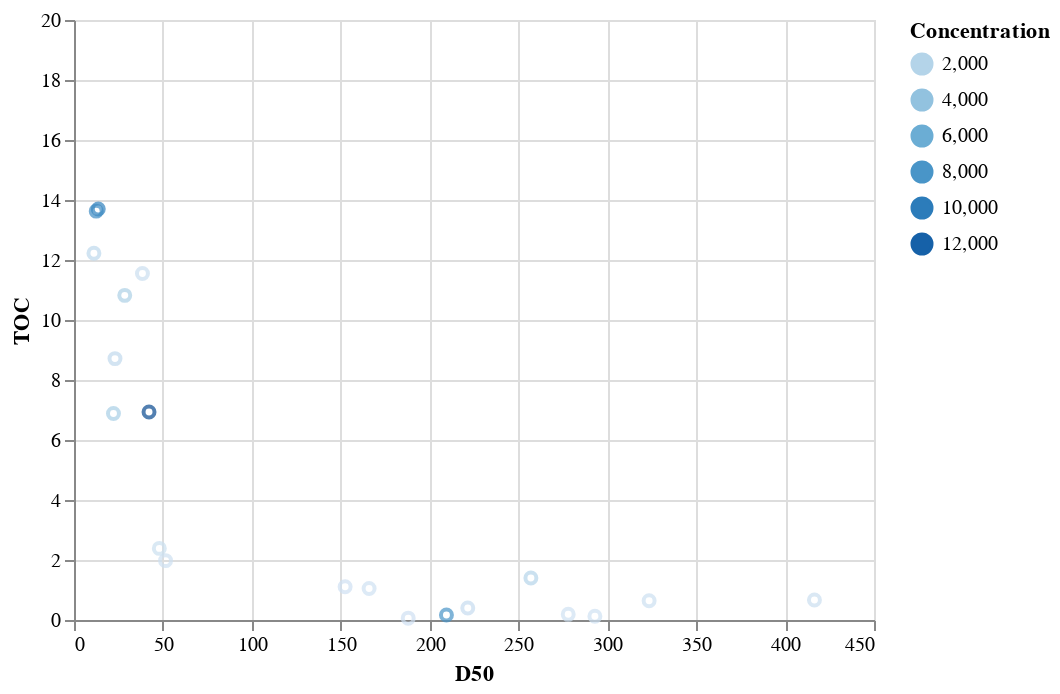

Notebook cell for this chart:
### Code cell
TOC_D50_Plot = alt.Chart(tot_samples).mark_point().encode(
    x= 'D50', #alt.Y('Dx50',scale = alt.Scale(type= 'log')),
    y= alt.Y('TOC',scale = alt.Scale(type= 'linear')),
    tooltip='Sample',
    color='Concentration'
    ).transform_filter('datum.Sample != "Schlei_S8"'
)

Reg_Line = TOC_D50_Plot.transform_regression('D50', 'TOC',
                                            method="pow",
                                            #groupby=["Regio_Sep"],
                                           ).mark_line(color="red")

Reg_Params = TOC_D50_Plot.transform_regression('D50', 'TOC',
                                              method="pow",
                                              params=True                                             
    ).mark_text(align='left', lineBreak='\n').encode(
        x=alt.value(120),  # pixels from left
        y=alt.value(20),  # pixels from top
        text='params:N'
    ).transform_calculate(
        params='"r² = " + round(datum.rSquared * 100)/100 + \
    "      y = " + round(datum.coef[0] * 10)/10 + " + e ^ (" + round(datum.coef[1] * 10000)/10000 + "x" + ")" + \n + " "'
    )

#ParamsDF = altair_transform.extract_data(Reg_Params)

TOC_D50_Plot + Reg_Line + Reg_Params

### Figure 1 — Vega-Lite specification as saved in the notebook (floating-point values rounded to 4 significant figures)
{"config": {"view": {"continuousWidth": 400, "continuousHeight": 300}}, "layer": [{"mark": "point", "encoding": {"color": {"type": "quantitative", "field": "Concentration"}, "tooltip": {"type": "nominal", "field": "Sample"}, "x": {"type": "quantitative", "field": "D50"}, "y": {"type": "quantitative", "field": "TOC", "scale": {"type": "linear"}}}, "transform": [{"filter": "datum.Sample != \"Schlei_S8\""}]}, {"mark": {"type": "line", "color": "red"}, "encoding": {"color": {"type": "quantitative", "field": "Concentration"}, "tooltip": {"type": "nominal", "field": "Sample"}, "x": {"type": "quantitative", "field": "D50"}, "y": {"type": "quantitative", "field": "TOC", "scale": {"type": "linear"}}}, "transform": [{"filter": "datum.Sample != \"Schlei_S8\""}, {"on": "D50", "regression": "TOC", "method": "pow"}]}, {"mark": {"type": "text", "align": "left", "lineBreak": "\n"}, "encoding": {"color": {"type": "quantitative", "field": "Concentration"}, "text": {"type": "nominal", "field": "params"}, "tooltip": {"type": "nominal", "field": "Sample"}, "x": {"value": 120}, "y": {"value": 20}}, "transform": [{"filter": "datum.Sample != \"Schlei_S8\""}, {"on": "D50", "regression": "TOC", "method": "pow", "params": true}, {"calculate": "\"r² = \" + round(datum.rSquared * 100)/100 +     \"      y = \" + round(datum.coef[0] * 10)/10 + \" + e ^ (\" + round(datum.coef[1] * 10000)/10000 + \"x\" + \")\" + \n + \" \"", "as": "params"}]}], "data": {"name": "data-37a277f7fddd0edcc091f17f283dc728"}, "$schema": "https://vega.github.io/schema/vega-lite/v4.8.1.json", "datasets": {"data-37a277f7fddd0edcc091f17f283dc728": [{"Sample": "Schlei_S10", "Frequency": 198, "FrequencyA500": 4.0, "FrequencyB500": 194.0, "Mass": 0.25, "GPS_LONs": 9.604, "GPS_LATs": 54.53, "Split": 1.0, "MP_D50": 85.71, "MPvolume": 2687000000.0, "Concentration": 792.0, "ConcentrationA500": 16.0, "ConcentrationB500": 776.0, "MPvolume_norm": 10750000000.0, "Station ID": "S10", "+ 15 cm ?": 1.0, "Date": "15-05-18", "Arrival": "10:20:00", "Sediment": null, "CTD": null, "Departure": null, "GPS LAT": "54° 31.516’", "GPS LON": "09° 36.213’", "Depth": 0.8, "Comments": "Klärwerk 3 (direkt am Auslauf)", "D50": 221.5, "Unnamed: 2": null, "20": 4.61, "25": 4.75, "32": 2.98, "38": 2.67, "45": 2.34, "53": 2.29, "63": 2.2, "75": 2.25, "90": 2.0, "106": 2.0, "125": 2.16, "150": 2.1, "180": 1.85, "212": 1.88, "250": 2.16, "300": 2.13, "355": 2.46, "425": 2.37, "500": 2.79, "600": 2.64, "710": 2.84, "850": 2.56, "1000": 2.62, "1180": 2.72, "1400": 3.05, "1700": 2.38, "2000": 2.11, "2360": 1.59, "2800": 0.93, "3350": 0.15, "4000": 0.0, "4750": 0.0, "5600": 0.0, "6300": 0.0, "6700": 0.0, "8000": 0.0, "9500": 0.0, " Below 63 µm": 48.05, " Below 90 µm": 52.5, " Below 125 µm": 56.5, " Below 180 µm": 60.76, " Below 250 µm": 64.48, " Below 355 µm": 68.78, " Below 500 µm": 73.61, " Below 710 µm": 79.04, " Below 1000 µm": 84.44, " Below 1400 µm": 89.78, " Below 2000 µm": 95.22, " Above 2000 µm": 4.78, "Dx 10": 7.65, "Dx 16": 10.9, "Dx 25": 17.0, "Dx 50": 73.5, "Dx 75": 548.0, "Dx 84": 972.0, "Dx 90": 1420.0, "TOC": 0.3995, "Hg": 5.0, "Dist_WWTP": 27.5, "Regio_Sep": "inner"}, {"Sample": "Schlei_S10_15cm", "Frequency": 243, "FrequencyA500": 1.0, "FrequencyB500": 242.0, "Mass": 0.03, "GPS_LONs": 9.604, "GPS_LATs": 54.53, "Split": 1.0, "MP_D50": 86.86, "MPvolume": 620200000.0, "Concentration": 8100.0, "ConcentrationA500": 33.0, "ConcentrationB500": 8067.0, "MPvolume_norm": 20670000000.0, "Station ID": "S10_d", "+ 15 cm ?": null, "Date": null, "Arrival": null, "Sediment": null, "CTD": null, "Departure": null, "GPS LAT": "54° 31.516’", "GPS LON": "09° 36.213’", "Depth": 0.8, "Comments": null, "D50": 209.5, "Unnamed: 2": null, "20": 7.14, "25": 8.04, "32": 5.54, "38": 5.3, "45": 4.9, "53": 4.85, "63": 4.5, "75": 4.1, "90": 3.12, "106": 2.59, "125": 2.14, "150": 1.55, "180": 1.01, "212": 0.74, "250": 0.67, "300": 0.54, "355": 0.51, "425": 0.42, "500": 0.44, "600": 0.37, "710": 0.38, "850": 0.29, "1000": 0.23, "1180": 0.17, "1400": 0.1, "1700": 0.04, "2000": 0.02, "2360": 0.0, "2800": 0.0, "3350": 0.0, "4000": 0.0, "4750": 0.0, "5600": 0.0, "6300": 0.0, "6700": 0.0, "8000": 0.0, "9500": 0.0, " Below 63 µm": 76.07, " Below 90 µm": 84.67, " Below 125 µm": 90.38, " Below 180 µm": 94.07, " Below 250 µm": 95.82, " Below 355 µm": 97.03, " Below 500 µm": 97.97, " Below 710 µm": 98.77, " Below 1000 µm": 99.44, " Below 1400 µm": 99.84, " Below 2000 µm": 99.98, " Above 2000 µm": 0.02, "Dx 10": 5.89, "Dx 16": 8.11, "Dx 25": 11.8, "Dx 50": 27.1, "Dx 75": 60.6, "Dx 84": 87.1, "Dx 90": 122.0, "TOC": 0.1685, "Hg": 16.28, "Dist_WWTP": 27.5, "Regio_Sep": "inner"}, {"Sample": "Schlei_S11", "Frequency": 103, "FrequencyA500": 3.0, "FrequencyB500": 100.0, "Mass": 0.081, "GPS_LONs": 9.614, "GPS_LATs": 54.52, "Split": 0.5, "MP_D50": 93.67, "MPvolume": 1052000000.0, "Concentration": 2543.0, "ConcentrationA500": 74.0, "ConcentrationB500": 2469.0, "MPvolume_norm": 25980000000.0, "Station ID": "S11", "+ 15 cm ?": null, "Date": "15-05-18", "Arrival": "10:30:00", "Sediment": "10:32:00", "CTD": "10:33:00", "Departure": null, "GPS LAT": "54° 31.426’", "GPS LON": "09° 36.865’", "Depth": 2.9, "Comments": null, "D50": 28.55, "Unnamed: 2": null, "20": 4.25, "25": 5.02, "32": 3.83, "38": 4.12, "45": 4.43, "53": 5.12, "63": 5.49, "75": 5.86, "90": 5.06, "106": 4.66, "125": 4.29, "150": 3.38, "180": 2.31, "212": 1.72, "250": 1.51, "300": 1.17, "355": 1.1, "425": 0.91, "500": 0.88, "600": 0.63, "710": 0.48, "850": 0.27, "1000": 0.18, "1180": 0.16, "1400": 0.18, "1700": 0.14, "2000": 0.12, "2360": 0.09, "2800": 0.05, "3350": 0.01, "4000": 0.0, "4750": 0.0, "5600": 0.0, "6300": 0.0, "6700": 0.0, "8000": 0.0, "9500": 0.0, " Below 63 µm": 59.35, " Below 90 µm": 70.71, " Below 125 µm": 80.43, " Below 180 µm": 88.09, " Below 250 µm": 92.11, " Below 355 µm": 94.79, " Below 500 µm": 96.8, " Below 710 µm": 98.32, " Below 1000 µm": 99.06, " Below 1400 µm": 99.4, " Below 2000 µm": 99.72, " Above 2000 µm": 0.28, "Dx 10": 5.45, "Dx 16": 8.0, "Dx 25": 13.3, "Dx 50": 45.4, "Dx 75": 103.0, "Dx 84": 145.0, "Dx 90": 206.0, "TOC": 10.82, "Hg": 221.3, "Dist_WWTP": 750.0, "Regio_Sep": "inner"}, {"Sample": "Schlei_S13", "Frequency": 244, "FrequencyA500": 4.0, "FrequencyB500": 240.0, "Mass": 0.071, "GPS_LONs": 9.622, "GPS_LATs": 54.52, "Split": 0.25, "MP_D50": 85.05, "MPvolume": 1061000000.0, "Concentration": 13750.0, "ConcentrationA500": 225.0, "ConcentrationB500": 13520.0, "MPvolume_norm": 59800000000.0, "Station ID": "S13", "+ 15 cm ?": null, "Date": "15-05-18", "Arrival": "12:32:00", "Sediment": "12:33:00", "CTD": "12:35:00", "Departure": null, "GPS LAT": "54° 30.94’", "GPS LON": "09° 37.292’", "Depth": 3.0, "Comments": null, "D50": 42.2, "Unnamed: 2": null, "20": 3.76, "25": 4.78, "32": 3.81, "38": 4.17, "45": 4.53, "53": 5.28, "63": 5.72, "75": 6.27, "90": 5.63, "106": 5.46, "125": 5.49, "150": 4.83, "180": 3.75, "212": 3.2, "250": 3.07, "300": 2.46, "355": 2.29, "425": 1.83, "500": 1.75, "600": 1.3, "710": 1.05, "850": 0.61, "1000": 0.34, "1180": 0.14, "1400": 0.03, "1700": 0.0, "2000": 0.0, "2360": 0.0, "2800": 0.0, "3350": 0.0, "4000": 0.0, "4750": 0.0, "5600": 0.0, "6300": 0.0, "6700": 0.0, "8000": 0.0, "9500": 0.0, " Below 63 µm": 44.77, " Below 90 µm": 56.77, " Below 125 µm": 67.85, " Below 180 µm": 78.18, " Below 250 µm": 85.13, " Below 355 µm": 90.66, " Below 500 µm": 94.77, " Below 710 µm": 97.83, " Below 1000 µm": 99.49, " Below 1400 µm": 99.97, " Below 2000 µm": 100.0, " Above 2000 µm": 6e-07, "Dx 10": 10.6, "Dx 16": 17.0, "Dx 25": 29.0, "Dx 50": 73.9, "Dx 75": 159.0, "Dx 84": 235.0, "Dx 90": 339.0, "TOC": 6.931, "Hg": 172.9, "Dist_WWTP": 1605.0, "Regio_Sep": "inner"}, {"Sample": "Schlei_S14", "Frequency": 25, "FrequencyA500": 0.0, "FrequencyB500": 25.0, "Mass": 0.25, "GPS_LONs": 9.639, "GPS_LATs": 54.52, "Split": 1.0, "MP_D50": 86.25, "MPvolume": 58150000.0, "Concentration": 100.0, "ConcentrationA500": 0.0, "ConcentrationB500": 100.0, "MPvolume_norm": 232600000.0, "Station ID": "S14", "+ 15 cm ?": null, "Date": "15-05-18", "Arrival": "13:30:00", "Sediment": "13:31:00", "CTD": "13:33:00", "Departure": "13:36:00", "GPS LAT": "54° 31.030’", "GPS LON": "09° 38.331’", "Depth": 2.3, "Comments": "Nordwestl. Stexwiger Enge", "D50": 166.0, "Unnamed: 2": null, "20": 3.36, "25": 3.77, "32": 2.69, "38": 2.75, "45": 2.87, "53": 3.34, "63": 3.72, "75": 4.31, "90": 4.12, "106": 4.28, "125": 4.73, "150": 4.6, "180": 3.95, "212": 3.79, "250": 4.03, "300": 3.57, "355": 3.62, "425": 3.08, "500": 3.15, "600": 2.52, "710": 2.26, "850": 1.57, "1000": 1.18, "1180": 0.87, "1400": 0.6, "1700": 0.26, "2000": 0.16, "2360": 0.1, "2800": 0.04, "3350": 0.01, "4000": 0.0, "4750": 0.0, "5600": 0.0, "6300": 0.0, "6700": 0.0, "8000": 0.0, "9500": 0.0, " Below 63 µm": 39.48, " Below 90 µm": 47.51, " Below 125 µm": 55.91, " Below 180 µm": 65.24, " Below 250 µm": 72.99, " Below 355 µm": 80.58, " Below 500 µm": 87.28, " Below 710 µm": 92.95, " Below 1000 µm": 96.78, " Below 1400 µm": 98.83, " Below 2000 µm": 99.69, " Above 2000 µm": 0.31, "Dx 10": 9.16, "Dx 16": 14.5, "Dx 25": 26.6, "Dx 50": 99.5, "Dx 75": 273.0, "Dx 84": 421.0, "Dx 90": 584.0, "TOC": 1.05, "Hg": 31.2, "Dist_WWTP": 2933.0, "Regio_Sep": "outlier"}, {"Sample": "Schlei_S15", "Frequency": 75, "FrequencyA500": 1.0, "FrequencyB500": 74.0, "Mass": 0.25, "GPS_LONs": 9.646, "GPS_LATs": 54.52, "Split": 1.0, "MP_D50": 90.73, "MPvolume": 1293000000.0, "Concentration": 300.0, "ConcentrationA500": 4.0, "ConcentrationB500": 296.0, "MPvolume_norm": 5172000000.0, "Station ID": "S15", "+ 15 cm ?": null, "Date": "15-05-18", "Arrival": "13:42:00", "Sediment": "13:46:00", "CTD": "13:47:00", "Departure": null, "GPS LAT": "54° 31.203’", "GPS LON": "09° 38.745’", "Depth": 2.2, "Comments": "Große Breite Nord West", "D50": 323.5, "Unnamed: 2": null, "20": 5.36, "25": 5.9, "32": 4.15, "38": 4.14, "45": 4.06, "53": 4.3, "63": 4.25, "75": 4.16, "90": 3.35, "106": 2.92, "125": 2.55, "150": 1.96, "180": 1.37, "212": 1.13, "250": 1.15, "300": 1.06, "355": 1.18, "425": 1.08, "500": 1.16, "600": 0.94, "710": 0.81, "850": 0.49, "1000": 0.28, "1180": 0.15, "1400": 0.09, "1700": 0.04, "2000": 0.03, "2360": 0.02, "2800": 0.01, "3350": 0.0, "4000": 0.0, "4750": 0.0, "5600": 0.0, "6300": 0.0, "6700": 0.0, "8000": 0.0, "9500": 0.0, " Below 63 µm": 69.8, " Below 90 µm": 78.22, " Below 125 µm": 84.49, " Below 180 µm": 88.99, " Below 250 µm": 91.49, " Below 355 µm": 93.7, " Below 500 µm": 95.96, " Below 710 µm": 98.07, " Below 1000 µm": 99.36, " Below 1400 µm": 99.8, " Below 2000 µm": 99.93, " Above 2000 µm": 0.07, "Dx 10": 5.2, "Dx 16": 6.97, "Dx 25": 10.1, "Dx 50": 28.0, "Dx 75": 78.1, "Dx 84": 121.0, "Dx 90": 203.0, "TOC": 0.64, "Hg": 11.0, "Dist_WWTP": 3455.0, "Regio_Sep": "inner"}, {"Sample": "Schlei_S17", "Frequency": 109, "FrequencyA500": 0.0, "FrequencyB500": 109.0, "Mass": 0.25, "GPS_LONs": 9.683, "GPS_LATs": 54.51, "Split": 1.0, "MP_D50": 81.91, "MPvolume": 224200000.0, "Concentration": 436.0, "ConcentrationA500": 0.0, "ConcentrationB500": 436.0, "MPvolume_norm": 896800000.0, "Station ID": "S17", "+ 15 cm ?": null, "Date": "15-05-18", "Arrival": "14:10:00", "Sediment": "14:12:00", "CTD": "14:14:00", "Departure": "14:15:00", "GPS LAT": "54° 30.433’", "GPS LON": "09° 40.979’", "Depth": 2.3, "Comments": null, "D50": 416.5, "Unnamed: 2": null, "20": 4.73, "25": 6.45, "32": 5.49, "38": 6.21, "45": 6.8, "53": 7.69, "63": 7.81, "75": 7.5, "90": 5.68, "106": 4.45, "125": 3.18, "150": 1.81, "180": 0.85, "212": 0.48, "250": 0.49, "300": 0.58, "355": 0.78, "425": 0.75, "500": 0.78, "600": 0.58, "710": 0.47, "850": 0.31, "1000": 0.24, "1180": 0.21, "1400": 0.23, "1700": 0.18, "2000": 0.16, "2360": 0.12, "2800": 0.07, "3350": 0.01, "4000": 0.0, "4750": 0.0, "5600": 0.0, "6300": 0.0, "6700": 0.0, "8000": 0.0, "9500": 0.0, " Below 63 µm": 62.29, " Below 90 µm": 77.6, " Below 125 µm": 87.73, " Below 180 µm": 92.71, " Below 250 µm": 94.04, " Below 355 µm": 95.11, " Below 500 µm": 96.63, " Below 710 µm": 98.0, " Below 1000 µm": 98.78, " Below 1400 µm": 99.23, " Below 2000 µm": 99.63, " Above 2000 µm": 0.37, "Dx 10": 7.42, "Dx 16": 11.7, "Dx 25": 20.1, "Dx 50": 47.5, "Dx 75": 84.2, "Dx 84": 108.0, "Dx 90": 141.0, "TOC": 0.6665, "Hg": 10.0, "Dist_WWTP": 5643.0, "Regio_Sep": "inner"}, {"Sample": "Schlei_S19", "Frequency": 31, "FrequencyA500": 0.0, "FrequencyB500": 31.0, "Mass": 0.25, "GPS_LONs": 9.703, "GPS_LATs": 54.51, "Split": 1.0, "MP_D50": 70.72, "MPvolume": 26490000.0, "Concentration": 124.0, "ConcentrationA500": 0.0, "ConcentrationB500": 124.0, "MPvolume_norm": 105900000.0, "Station ID": "S19", "+ 15 cm ?": null, "Date": "15-05-18", "Arrival": "14:45:00", "Sediment": "14:00:00", "CTD": "15:20:00", "Departure": null, "GPS LAT": "54° 30.753’", "GPS LON": "09° 42.157’", "Depth": 0.6, "Comments": null, "D50": 188.0, "Unnamed: 2": null, "20": 6.06, "25": 6.27, "32": 4.04, "38": 3.76, "45": 3.46, "53": 3.52, "63": 3.42, "75": 3.34, "90": 2.72, "106": 2.4, "125": 2.12, "150": 1.62, "180": 1.07, "212": 0.76, "250": 0.62, "300": 0.44, "355": 0.44, "425": 0.43, "500": 0.58, "600": 0.69, "710": 0.93, "850": 1.17, "1000": 1.6, "1180": 2.05, "1400": 2.6, "1700": 2.08, "2000": 1.78, "2360": 1.26, "2800": 0.66, "3350": 0.1, "4000": 0.0, "4750": 0.0, "5600": 0.0, "6300": 0.0, "6700": 0.0, "8000": 0.0, "9500": 0.0, " Below 63 µm": 65.14, " Below 90 µm": 71.9, " Below 125 µm": 77.01, " Below 180 µm": 80.75, " Below 250 µm": 82.58, " Below 355 µm": 83.64, " Below 500 µm": 84.51, " Below 710 µm": 85.78, " Below 1000 µm": 87.88, " Below 1400 µm": 91.52, " Below 2000 µm": 96.2, " Above 2000 µm": 3.8, "Dx 10": 6.52, "Dx 16": 8.75, "Dx 25": 12.5, "Dx 50": 31.5, "Dx 75": 109.0, "Dx 84": 412.0, "Dx 90": 1240.0, "TOC": 0.0615, "Hg": 3.7, "Dist_WWTP": 6836.0, "Regio_Sep": "outlier"}, {"Sample": "Schlei_S1_15cm", "Frequency": 357, "FrequencyA500": 4.0, "FrequencyB500": 353.0, "Mass": 0.063, "GPS_LONs": 9.557, "GPS_LATs": 54.51, "Split": 0.5887, "MP_D50": 90.52, "MPvolume": 69720000000.0, "Concentration": 9626.0, "ConcentrationA500": 108.0, "ConcentrationB500": 9518.0, "MPvolume_norm": 1880000000000.0, "Station ID": "S1_d", "+ 15 cm ?": null, "Date": null, "Arrival": null, "Sediment": null, "CTD": null, "Departure": null, "GPS LAT": "54° 30.45’", "GPS LON": "09° 33.43’", "Depth": 2.7, "Comments": null, "D50": 13.65, "Unnamed: 2": null, "20": 3.52, "25": 4.31, "32": 3.36, "38": 3.63, "45": 3.92, "53": 4.58, "63": 4.99, "75": 5.48, "90": 4.9, "106": 4.67, "125": 4.51, "150": 3.76, "180": 2.75, "212": 2.22, "250": 2.08, "300": 1.66, "355": 1.51, "425": 1.14, "500": 1.01, "600": 0.72, "710": 0.71, "850": 0.76, "1000": 1.06, "1180": 1.46, "1400": 2.07, "1700": 1.87, "2000": 1.79, "2360": 1.42, "2800": 0.85, "3350": 0.14, "4000": 0.0, "4750": 0.0, "5600": 0.0, "6300": 0.0, "6700": 0.0, "8000": 0.0, "9500": 0.0, " Below 63 µm": 46.47, " Below 90 µm": 56.94, " Below 125 µm": 66.51, " Below 180 µm": 74.78, " Below 250 µm": 79.76, " Below 355 µm": 83.5, " Below 500 µm": 86.15, " Below 710 µm": 87.87, " Below 1000 µm": 89.35, " Below 1400 µm": 91.86, " Below 2000 µm": 95.81, " Above 2000 µm": 4.19, "Dx 10": 7.44, "Dx 16": 12.1, "Dx 25": 22.5, "Dx 50": 71.3, "Dx 75": 182.0, "Dx 84": 376.0, "Dx 90": 1120.0, "TOC": 13.7, "Hg": 359.4, "Dist_WWTP": 4490.0, "Regio_Sep": "inner"}, {"Sample": "Schlei_S2", "Frequency": 243, "FrequencyA500": 4.0, "FrequencyB500": 239.0, "Mass": 0.25, "GPS_LONs": 9.591, "GPS_LATs": 54.51, "Split": 0.5, "MP_D50": 79.6, "MPvolume": 546200000.0, "Concentration": 1944.0, "ConcentrationA500": 32.0, "ConcentrationB500": 1912.0, "MPvolume_norm": 4370000000.0, "Station ID": "S2", "+ 15 cm ?": null, "Date": "14-05-18", "Arrival": "18:50:00", "Sediment": "18:50:00", "CTD": "18:58:00", "Departure": "18:58:00", "GPS LAT": "54° 30.462’", "GPS LON": "09° 35.433’", "Depth": 3.6, "Comments": "Fahrdorf und Offizierskasino", "D50": 257.0, "Unnamed: 2": null, "20": 5.58, "25": 6.52, "32": 4.73, "38": 4.76, "45": 4.66, "53": 4.88, "63": 4.76, "75": 4.55, "90": 3.59, "106": 3.05, "125": 2.56, "150": 1.86, "180": 1.2, "212": 0.9, "250": 0.88, "300": 0.84, "355": 1.02, "425": 1.02, "500": 1.22, "600": 1.1, "710": 1.04, "850": 0.73, "1000": 0.52, "1180": 0.35, "1400": 0.19, "1700": 0.07, "2000": 0.05, "2360": 0.03, "2800": 0.01, "3350": 0.0, "4000": 0.0, "4750": 0.0, "5600": 0.0, "6300": 0.0, "6700": 0.0, "8000": 0.0, "9500": 0.0, " Below 63 µm": 68.46, " Below 90 µm": 77.77, " Below 125 µm": 84.41, " Below 180 µm": 88.83, " Below 250 µm": 90.93, " Below 355 µm": 92.65, " Below 500 µm": 94.69, " Below 710 µm": 97.0, " Below 1000 µm": 98.77, " Below 1400 µm": 99.64, " Below 2000 µm": 99.9, " Above 2000 µm": 0.1, "Dx 10": 5.32, "Dx 16": 7.52, "Dx 25": 11.7, "Dx 50": 32.7, "Dx 75": 80.4, "Dx 84": 122.0, "Dx 90": 211.0, "TOC": 1.402, "Hg": 34.9, "Dist_WWTP": 2468.0, "Regio_Sep": "inner"}, {"Sample": "Schlei_S22", "Frequency": 30, "FrequencyA500": 0.0, "FrequencyB500": 30.0, "Mass": 0.066, "GPS_LONs": 9.769, "GPS_LATs": 54.56, "Split": 1.0, "MP_D50": 75.07, "MPvolume": 54720000.0, "Concentration": 455.0, "ConcentrationA500": 0.0, "ConcentrationB500": 455.0, "MPvolume_norm": 829100000.0, "Station ID": "S22", "+ 15 cm ?": null, "Date": "15-05-18", "Arrival": "18:02:00", "Sediment": "18:06:00", "CTD": "18:09:00", "Departure": null, "GPS LAT": "54° 33.605’", "GPS LON": "09° 46.132’", "Depth": 4.0, "Comments": "Ulsnis", "D50": 38.5, "Unnamed: 2": "32-38", "20": 3.44, "25": 3.9, "32": 2.93, "38": 3.11, "45": 3.28, "53": 3.71, "63": 3.92, "75": 4.16, "90": 3.64, "106": 3.44, "125": 3.37, "150": 2.92, "180": 2.28, "212": 2.04, "250": 2.15, "300": 1.97, "355": 2.17, "425": 2.0, "500": 2.23, "600": 1.96, "710": 1.9, "850": 1.46, "1000": 1.23, "1180": 1.04, "1400": 0.89, "1700": 0.56, "2000": 0.45, "2360": 0.31, "2800": 0.17, "3350": 0.03, "4000": 0.0, "4750": 0.0, "5600": 0.0, "6300": 0.0, "6700": 0.0, "8000": 0.0, "9500": 0.0, " Below 63 µm": 53.73, " Below 90 µm": 61.81, " Below 125 µm": 68.88, " Below 180 µm": 75.17, " Below 250 µm": 79.49, " Below 355 µm": 83.61, " Below 500 µm": 87.78, " Below 710 µm": 91.97, " Below 1000 µm": 95.33, " Below 1400 µm": 97.6, " Below 2000 µm": 99.04, " Above 2000 µm": 0.96, "Dx 10": 5.7, "Dx 16": 7.82, "Dx 25": 12.3, "Dx 50": 53.0, "Dx 75": 178.0, "Dx 84": 367.0, "Dx 90": 599.0, "TOC": 11.55, "Hg": 175.6, "Dist_WWTP": 14090.0, "Regio_Sep": "outer"}, {"Sample": "Schlei_S23", "Frequency": 129, "FrequencyA500": 1.0, "FrequencyB500": 128.0, "Mass": 0.093, "GPS_LONs": 9.781, "GPS_LATs": 54.57, "Split": 1.0, "MP_D50": 91.78, "MPvolume": 492600000.0, "Concentration": 1387.0, "ConcentrationA500": 11.0, "ConcentrationB500": 1376.0, "MPvolume_norm": 5297000000.0, "Station ID": "S23", "+ 15 cm ?": null, "Date": "15-05-18", "Arrival": "18:49:00", "Sediment": null, "CTD": null, "Departure": null, "GPS LAT": "54° 34.329’", "GPS LON": "09° 46.865’", "Depth": 3.1, "Comments": "Gummeby?", "D50": 11.2, "Unnamed: 2": null, "20": 3.55, "25": 3.87, "32": 2.63, "38": 2.56, "45": 2.5, "53": 2.71, "63": 2.84, "75": 3.08, "90": 2.8, "106": 2.79, "125": 2.93, "150": 2.73, "180": 2.28, "212": 2.15, "250": 2.3, "300": 2.09, "355": 2.24, "425": 2.04, "500": 2.35, "600": 2.29, "710": 2.63, "850": 2.65, "1000": 2.98, "1180": 3.32, "1400": 3.88, "1700": 3.07, "2000": 2.72, "2360": 2.05, "2800": 1.2, "3350": 0.19, "4000": 0.0, "4750": 0.0, "5600": 0.0, "6300": 0.0, "6700": 0.0, "8000": 0.0, "9500": 0.0, " Below 63 µm": 40.41, " Below 90 µm": 46.32, " Below 125 µm": 51.91, " Below 180 µm": 57.57, " Below 250 µm": 61.99, " Below 355 µm": 66.39, " Below 500 µm": 70.67, " Below 710 µm": 75.31, " Below 1000 µm": 80.59, " Below 1400 µm": 86.9, " Below 2000 µm": 93.84, " Above 2000 µm": 6.16, "Dx 10": 8.43, "Dx 16": 13.1, "Dx 25": 23.3, "Dx 50": 112.0, "Dx 75": 694.0, "Dx 84": 1210.0, "Dx 90": 1630.0, "TOC": 12.22, "Hg": 231.7, "Dist_WWTP": 15660.0, "Regio_Sep": "outer"}, {"Sample": "Schlei_S24", "Frequency": 21, "FrequencyA500": 0.0, "FrequencyB500": 21.0, "Mass": 0.188, "GPS_LONs": 9.812, "GPS_LATs": 54.58, "Split": 0.5, "MP_D50": 155.6, "MPvolume": 37780000.0, "Concentration": 223.0, "ConcentrationA500": 0.0, "ConcentrationB500": 223.0, "MPvolume_norm": 401900000.0, "Station ID": "S24", "+ 15 cm ?": null, "Date": "15-05-18", "Arrival": "19:06:00", "Sediment": "19:06:00", "CTD": null, "Departure": null, "GPS LAT": "54° 34.620’", "GPS LON": "09° 48.741’", "Depth": 4.7, "Comments": "Lindaunis", "D50": 51.5, "Unnamed: 2": null, "20": 5.37, "25": 5.75, "32": 3.86, "38": 3.7, "45": 3.49, "53": 3.59, "63": 3.51, "75": 3.46, "90": 2.87, "106": 2.62, "125": 2.53, "150": 2.26, "180": 1.91, "212": 1.9, "250": 2.11, "300": 1.86, "355": 1.64, "425": 1.05, "500": 0.57, "600": 0.09, "710": 0.0, "850": 0.0, "1000": 0.0, "1180": 0.0, "1400": 0.0, "1700": 0.0, "2000": 0.0, "2360": 0.0, "2800": 0.0, "3350": 0.0, "4000": 0.0, "4750": 0.0, "5600": 0.0, "6300": 0.0, "6700": 0.0, "8000": 0.0, "9500": 0.0, " Below 63 µm": 71.63, " Below 90 µm": 78.61, " Below 125 µm": 84.09, " Below 180 µm": 88.88, " Below 250 µm": 92.68, " Below 355 µm": 96.65, " Below 500 µm": 99.34, " Below 710 µm": 100.0, " Below 1000 µm": 100.0, " Below 1400 µm": 100.0, " Below 2000 µm": 100.0, " Above 2000 µm": 3e-11, "Dx 10": 4.49, "Dx 16": 6.04, "Dx 25": 8.76, "Dx 50": 23.7, "Dx 75": 74.5, "Dx 84": 124.0, "Dx 90": 198.0, "TOC": 1.979, "Hg": 50.6, "Dist_WWTP": 17540.0, "Regio_Sep": "outer"}, {"Sample": "Schlei_S25", "Frequency": 154, "FrequencyA500": 1.0, "FrequencyB500": 153.0, "Mass": 0.13, "GPS_LONs": 9.887, "GPS_LATs": 54.61, "Split": 1.0, "MP_D50": 86.94, "MPvolume": 342900000.0, "Concentration": 1185.0, "ConcentrationA500": 8.0, "ConcentrationB500": 1177.0, "MPvolume_norm": 2638000000.0, "Station ID": "S25", "+ 15 cm ?": null, "Date": "15-05-18", "Arrival": "19:37:00", "Sediment": "19:37:00", "CTD": null, "Departure": null, "GPS LAT": "54° 36.857’", "GPS LON": "09° 53.229’", "Depth": 3.0, "Comments": "Faullück", "D50": 23.05, "Unnamed: 2": null, "20": 3.47, "25": 4.33, "32": 3.53, "38": 3.99, "45": 4.49, "53": 5.36, "63": 5.88, "75": 6.36, "90": 5.51, "106": 5.04, "125": 4.56, "150": 3.48, "180": 2.27, "212": 1.58, "250": 1.32, "300": 1.01, "355": 1.0, "425": 0.87, "500": 0.9, "600": 0.66, "710": 0.48, "850": 0.19, "1000": 0.03, "1180": 0.0, "1400": 0.0, "1700": 0.0, "2000": 0.0, "2360": 0.0, "2800": 0.0, "3350": 0.0, "4000": 0.0, "4750": 0.0, "5600": 0.0, "6300": 0.0, "6700": 0.0, "8000": 0.0, "9500": 0.0, " Below 63 µm": 58.86, " Below 90 µm": 71.1, " Below 125 µm": 81.65, " Below 180 µm": 89.69, " Below 250 µm": 93.54, " Below 355 µm": 95.87, " Below 500 µm": 97.74, " Below 710 µm": 99.3, " Below 1000 µm": 99.97, " Below 1400 µm": 100.0, " Below 2000 µm": 100.0, " Above 2000 µm": 9e-09, "Dx 10": 4.19, "Dx 16": 6.3, "Dx 25": 11.2, "Dx 50": 46.7, "Dx 75": 101.0, "Dx 84": 137.0, "Dx 90": 183.0, "TOC": 8.713, "Hg": 166.0, "Dist_WWTP": 24020.0, "Regio_Sep": "outer"}, {"Sample": "Schlei_S26", "Frequency": 13, "FrequencyA500": 0.0, "FrequencyB500": 13.0, "Mass": 0.25, "GPS_LONs": 9.924, "GPS_LATs": 54.62, "Split": 1.0, "MP_D50": 106.7, "MPvolume": 18810000.0, "Concentration": 52.0, "ConcentrationA500": 0.0, "ConcentrationB500": 52.0, "MPvolume_norm": 75230000.0, "Station ID": "S26", "+ 15 cm ?": null, "Date": "15-05-18", "Arrival": "20:28:00", "Sediment": "20:30:00", "CTD": null, "Departure": null, "GPS LAT": "54° 37.483’", "GPS LON": "09° 55.42’", "Depth": 2.3, "Comments": null, "D50": 278.0, "Unnamed: 2": null, "20": 3.88, "25": 4.23, "32": 2.93, "38": 2.9, "45": 2.86, "53": 3.09, "63": 3.18, "75": 3.36, "90": 2.98, "106": 2.9, "125": 3.01, "150": 2.8, "180": 2.35, "212": 2.25, "250": 2.47, "300": 2.32, "355": 2.57, "425": 2.39, "500": 2.71, "600": 2.41, "710": 2.35, "850": 1.8, "1000": 1.5, "1180": 1.28, "1400": 1.15, "1700": 0.75, "2000": 0.62, "2360": 0.44, "2800": 0.25, "3350": 0.04, "4000": 0.0, "4750": 0.0, "5600": 0.0, "6300": 0.0, "6700": 0.0, "8000": 0.0, "9500": 0.0, " Below 63 µm": 52.13, " Below 90 µm": 58.67, " Below 125 µm": 64.55, " Below 180 µm": 70.36, " Below 250 µm": 74.96, " Below 355 µm": 79.74, " Below 500 µm": 84.71, " Below 710 µm": 89.82, " Below 1000 µm": 93.98, " Below 1400 µm": 96.75, " Below 2000 µm": 98.65, " Above 2000 µm": 1.35, "Dx 10": 5.4, "Dx 16": 7.95, "Dx 25": 13.3, "Dx 50": 55.9, "Dx 75": 251.0, "Dx 84": 477.0, "Dx 90": 719.0, "TOC": 0.1885, "Hg": 17.6, "Dist_WWTP": 26570.0, "Regio_Sep": "outer"}, {"Sample": "Schlei_S27", "Frequency": 173, "FrequencyA500": 0.0, "FrequencyB500": 173.0, "Mass": 0.25, "GPS_LONs": 9.933, "GPS_LATs": 54.64, "Split": 0.25, "MP_D50": 91.83, "MPvolume": 376100000.0, "Concentration": 2768.0, "ConcentrationA500": 0.0, "ConcentrationB500": 2768.0, "MPvolume_norm": 6017000000.0, "Station ID": "S27", "+ 15 cm ?": null, "Date": "15-05-18", "Arrival": "20:47:00", "Sediment": null, "CTD": null, "Departure": null, "GPS LAT": "54° 38.155’", "GPS LON": "09° 55.992’", "Depth": 1.2, "Comments": null, "D50": 22.2, "Unnamed: 2": null, "20": 4.89, "25": 5.45, "32": 3.86, "38": 3.88, "45": 3.89, "53": 4.31, "63": 4.58, "75": 5.08, "90": 4.73, "106": 4.81, "125": 5.12, "150": 4.62, "180": 3.43, "212": 2.4, "250": 1.5, "300": 0.33, "355": 0.0, "425": 0.0, "500": 0.0, "600": 0.0, "710": 0.0, "850": 0.0, "1000": 0.0, "1180": 0.0, "1400": 0.0, "1700": 0.0, "2000": 0.0, "2360": 0.0, "2800": 0.0, "3350": 0.0, "4000": 0.0, "4750": 0.0, "5600": 0.0, "6300": 0.0, "6700": 0.0, "8000": 0.0, "9500": 0.0, " Below 63 µm": 63.39, " Below 90 µm": 73.05, " Below 125 µm": 82.6, " Below 180 µm": 92.34, " Below 250 µm": 98.16, " Below 355 µm": 100.0, " Below 500 µm": 100.0, " Below 710 µm": 100.0, " Below 1000 µm": 100.0, " Below 1400 µm": 100.0, " Below 2000 µm": 100.0, " Above 2000 µm": 6e-14, "Dx 10": 5.5, "Dx 16": 7.6, "Dx 25": 11.6, "Dx 50": 35.9, "Dx 75": 96.3, "Dx 84": 131.0, "Dx 90": 163.0, "TOC": 6.883, "Hg": 182.6, "Dist_WWTP": 28530.0, "Regio_Sep": "outer"}, {"Sample": "Schlei_S3", "Frequency": 262, "FrequencyA500": 6.0, "FrequencyB500": 256.0, "Mass": 0.06, "GPS_LONs": 9.601, "GPS_LATs": 54.51, "Split": 0.5, "MP_D50": 88.33, "MPvolume": 941600000.0, "Concentration": 8733.0, "ConcentrationA500": 200.0, "ConcentrationB500": 8533.0, "MPvolume_norm": 31390000000.0, "Station ID": "S3", "+ 15 cm ?": null, "Date": "14-05-18", "Arrival": "19:08:00", "Sediment": null, "CTD": "19:18:00", "Departure": null, "GPS LAT": "54° 30.519’", "GPS LON": "09° 36.039’", "Depth": 3.8, "Comments": "zw. Fahrdorf und Windmühle", "D50": 12.5, "Unnamed: 2": null, "20": 5.29, "25": 6.23, "32": 4.64, "38": 4.82, "45": 4.9, "53": 5.34, "63": 5.38, "75": 5.32, "90": 4.28, "106": 3.67, "125": 3.08, "150": 2.21, "180": 1.4, "212": 1.03, "250": 0.97, "300": 0.83, "355": 0.84, "425": 0.68, "500": 0.62, "600": 0.4, "710": 0.29, "850": 0.19, "1000": 0.19, "1180": 0.21, "1400": 0.25, "1700": 0.2, "2000": 0.17, "2360": 0.13, "2800": 0.08, "3350": 0.01, "4000": 0.0, "4750": 0.0, "5600": 0.0, "6300": 0.0, "6700": 0.0, "8000": 0.0, "9500": 0.0, " Below 63 µm": 67.56, " Below 90 µm": 78.27, " Below 125 µm": 86.22, " Below 180 µm": 91.51, " Below 250 µm": 93.94, " Below 355 µm": 95.74, " Below 500 µm": 97.26, " Below 710 µm": 98.28, " Below 1000 µm": 98.76, " Below 1400 µm": 99.16, " Below 2000 µm": 99.61, " Above 2000 µm": 0.39, "Dx 10": 5.62, "Dx 16": 7.86, "Dx 25": 12.1, "Dx 50": 34.7, "Dx 75": 80.4, "Dx 84": 113.0, "Dx 90": 158.0, "TOC": 13.63, "Hg": 277.2, "Dist_WWTP": 2068.0, "Regio_Sep": "inner"}, {"Sample": "Schlei_S30", "Frequency": 81, "FrequencyA500": 5.0, "FrequencyB500": 76.0, "Mass": 0.203, "GPS_LONs": 9.945, "GPS_LATs": 54.67, "Split": 1.0, "MP_D50": 122.3, "MPvolume": 27220000000.0, "Concentration": 399.0, "ConcentrationA500": 25.0, "ConcentrationB500": 374.0, "MPvolume_norm": 134100000000.0, "Station ID": "S30", "+ 15 cm ?": null, "Date": "16-05-18", "Arrival": "09:37:00", "Sediment": "09:40:00", "CTD": null, "Departure": null, "GPS LAT": "54° 40.317’", "GPS LON": "09° 56.671’", "Depth": 12.1, "Comments": null, "D50": 48.0, "Unnamed: 2": null, "20": 2.98, "25": 3.32, "32": 2.31, "38": 2.27, "45": 2.24, "53": 2.44, "63": 2.56, "75": 2.79, "90": 2.57, "106": 2.6, "125": 2.83, "150": 2.78, "180": 2.48, "212": 2.54, "250": 2.93, "300": 2.86, "355": 3.26, "425": 3.09, "500": 3.59, "600": 3.39, "710": 3.64, "850": 3.3, "1000": 3.32, "1180": 3.3, "1400": 3.41, "1700": 2.48, "2000": 2.09, "2360": 1.52, "2800": 0.87, "3350": 0.14, "4000": 0.0, "4750": 0.0, "5600": 0.0, "6300": 0.0, "6700": 0.0, "8000": 0.0, "9500": 0.0, " Below 63 µm": 35.67, " Below 90 µm": 41.02, " Below 125 µm": 46.19, " Below 180 µm": 51.79, " Below 250 µm": 56.81, " Below 355 µm": 62.61, " Below 500 µm": 68.96, " Below 710 µm": 75.94, " Below 1000 µm": 82.88, " Below 1400 µm": 89.5, " Below 2000 µm": 95.39, " Above 2000 µm": 4.61, "Dx 10": 8.75, "Dx 16": 14.5, "Dx 25": 28.8, "Dx 50": 160.0, "Dx 75": 678.0, "Dx 84": 1060.0, "Dx 90": 1440.0, "TOC": 2.388, "Hg": 56.04, "Dist_WWTP": 32500.0, "Regio_Sep": "outer"}, {"Sample": "Schlei_S31", "Frequency": 9, "FrequencyA500": 0.0, "FrequencyB500": 9.0, "Mass": 0.078, "GPS_LONs": 10.02, "GPS_LATs": 54.68, "Split": 1.0, "MP_D50": 72.23, "MPvolume": 10320000.0, "Concentration": 115.0, "ConcentrationA500": 0.0, "ConcentrationB500": 115.0, "MPvolume_norm": 132300000.0, "Station ID": "S31", "+ 15 cm ?": null, "Date": "16-05-18", "Arrival": "10:45:00", "Sediment": null, "CTD": null, "Departure": null, "GPS LAT": "54° 40.542’", "GPS LON": "10° 01.118’", "Depth": 4.0, "Comments": null, "D50": 152.5, "Unnamed: 2": null, "20": 0.91, "25": 1.13, "32": 0.86, "38": 0.91, "45": 0.98, "53": 1.17, "63": 1.36, "75": 1.67, "90": 1.71, "106": 1.9, "125": 2.35, "150": 2.62, "180": 2.65, "212": 3.1, "250": 3.91, "300": 4.02, "355": 4.56, "425": 4.08, "500": 4.34, "600": 3.8, "710": 4.14, "850": 4.26, "1000": 5.17, "1180": 6.23, "1400": 7.88, "1700": 6.57, "2000": 5.99, "2360": 4.59, "2800": 2.7, "3350": 0.44, "4000": 0.0, "4750": 0.0, "5600": 0.0, "6300": 0.0, "6700": 0.0, "8000": 0.0, "9500": 0.0, " Below 63 µm": 9.95, " Below 90 µm": 12.99, " Below 125 µm": 16.6, " Below 180 µm": 21.57, " Below 250 µm": 27.32, " Below 355 µm": 35.24, " Below 500 µm": 43.88, " Below 710 µm": 52.03, " Below 1000 µm": 60.44, " Below 1400 µm": 71.83, " Below 2000 µm": 86.28, " Above 2000 µm": 13.72, "Dx 10": 63.4, "Dx 16": 119.0, "Dx 25": 221.0, "Dx 50": 649.0, "Dx 75": 1520.0, "Dx 84": 1890.0, "Dx 90": 2210.0, "TOC": 1.108, "Hg": 12.29, "Dist_WWTP": 37480.0, "Regio_Sep": "outer"}, {"Sample": "Schlei_S5", "Frequency": 8, "FrequencyA500": 0.0, "FrequencyB500": 8.0, "Mass": 0.25, "GPS_LONs": 9.627, "GPS_LATs": 54.53, "Split": 1.0, "MP_D50": 99.83, "MPvolume": 91150000.0, "Concentration": 32.0, "ConcentrationA500": 0.0, "ConcentrationB500": 32.0, "MPvolume_norm": 364600000.0, "Station ID": "S5", "+ 15 cm ?": 1.0, "Date": "15-05-18", "Arrival": "09:10:00", "Sediment": "09:13:00", "CTD": "09:14:00", "Departure": "09:16:00", "GPS LAT": "54° 31.794’", "GPS LON": "09° 37.595’", "Depth": 1.4, "Comments": "Füsinger Au", "D50": 293.0, "Unnamed: 2": null, "20": 2.72, "25": 3.14, "32": 2.28, "38": 2.34, "45": 2.4, "53": 2.72, "63": 2.93, "75": 3.26, "90": 3.01, "106": 3.02, "125": 3.2, "150": 2.97, "180": 2.45, "212": 2.23, "250": 2.25, "300": 1.89, "355": 1.79, "425": 1.44, "500": 1.44, "600": 1.23, "710": 1.33, "850": 1.35, "1000": 1.61, "1180": 1.93, "1400": 2.45, "1700": 2.06, "2000": 1.89, "2360": 1.46, "2800": 0.86, "3350": 0.14, "4000": 0.0, "4750": 0.0, "5600": 0.0, "6300": 0.0, "6700": 0.0, "8000": 0.0, "9500": 0.0, " Below 63 µm": 51.8, " Below 90 µm": 57.98, " Below 125 µm": 64.0, " Below 180 µm": 70.18, " Below 250 µm": 74.86, " Below 355 µm": 79.0, " Below 500 µm": 82.23, " Below 710 µm": 84.91, " Below 1000 µm": 87.59, " Below 1400 µm": 91.13, " Below 2000 µm": 95.65, " Above 2000 µm": 4.35, "Dx 10": 0.353, "Dx 16": 2.84, "Dx 25": 7.41, "Dx 50": 56.3, "Dx 75": 253.0, "Dx 84": 627.0, "Dx 90": 1270.0, "TOC": 0.1235, "Hg": 8.0, "Dist_WWTP": 1602.0, "Regio_Sep": "river"}, {"Sample": "Schlei_S8", "Frequency": 1416, "FrequencyA500": 31.0, "FrequencyB500": 1385.0, "Mass": 0.105, "GPS_LONs": 9.606, "GPS_LATs": 54.53, "Split": 0.25, "MP_D50": 103.0, "MPvolume": 79950000000000.0, "Concentration": 53940.0, "ConcentrationA500": 1181.0, "ConcentrationB500": 52760.0, "MPvolume_norm": 3046000000000000.0, "Station ID": "S8", "+ 15 cm ?": null, "Date": "15-05-18", "Arrival": "10:00:00", "Sediment": "10:02:00", "CTD": "10:04:00", "Departure": null, "GPS LAT": "54° 31.516’", "GPS LON": "09° 36.387’", "Depth": 2.0, "Comments": "Auslauf Klärwerk", "D50": 19.65, "Unnamed: 2": null, "20": 5.23, "25": 6.24, "32": 4.55, "38": 4.63, "45": 4.66, "53": 5.12, "63": 5.32, "75": 5.6, "90": 4.85, "106": 4.53, "125": 4.3, "150": 3.54, "180": 2.56, "212": 2.06, "250": 1.96, "300": 1.63, "355": 1.66, "425": 1.44, "500": 1.49, "600": 1.17, "710": 0.98, "850": 0.58, "1000": 0.34, "1180": 0.17, "1400": 0.09, "1700": 0.06, "2000": 0.04, "2360": 0.03, "2800": 0.01, "3350": 0.0, "4000": 0.0, "4750": 0.0, "5600": 0.0, "6300": 0.0, "6700": 0.0, "8000": 0.0, "9500": 0.0, " Below 63 µm": 55.59, " Below 90 µm": 66.5, " Below 125 µm": 75.88, " Below 180 µm": 83.72, " Below 250 µm": 88.34, " Below 355 µm": 91.93, " Below 500 µm": 95.03, " Below 710 µm": 97.69, " Below 1000 µm": 99.26, " Below 1400 µm": 99.76, " Below 2000 µm": 99.91, " Above 2000 µm": 0.09, "Dx 10": 8.25, "Dx 16": 12.5, "Dx 25": 19.9, "Dx 50": 52.2, "Dx 75": 121.0, "Dx 84": 183.0, "Dx 90": 291.0, "TOC": 16.4, "Hg": 304.9, "Dist_WWTP": 211.0, "Regio_Sep": "inner"}]}}
